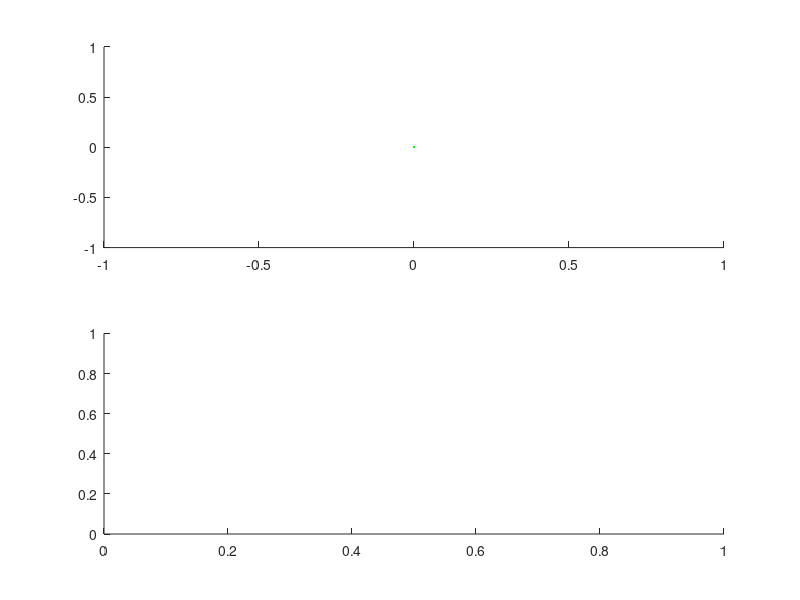

The MATLAB source for this figure: (Note: this script raises an error after producing the figure.)
clc
clear all
close all

subs=[2:8; 23:29]';
blocksetup=[0 0 1;1 0 2; 1 1 3; 1 0 2; 0 0 1];
colors='krg';
markers={'-','-.','--'};

for k=1 %:7
    figure(k)
    clf
    subplot(2,1,1)
    hold on
    for kk=1:3
        plot(0,0,colors(kk))
    end
    subplot(2,1,2)
    hold on
    
    for exnum=[2]
        S=subs(k,exnum);
        load(['./Data/output',num2str(S),'.mat'])
        try
            trials(3).xrot+2;
        catch
            for T=1:480
                trials(T).xrot=rotateProgressError(trials(T).x,trials(T).x(1,:),trials(T).targ);
                trials(T).yrot=rotateProgressError(trials(T).y,trials(T).y(1,:),trials(T).targ);
            end
            save(['./Data/output',num2str(S),'.mat'],'trials','params')
        end
        for T=5:480
            B=floor(T/96)+1;
            if trials(T).targcat~=0
                t=trials(T).t-trials(T).t(1);
                subplot(2,1,1)
                plot(trials(T).xrot(:,1),abs(trials(T).xrot(:,2)),colors(blocksetup(B,3)),'linewidth',.001);
                subplot(2,1,2)
                plot(trials(T).yrot(:,1),abs(trials(T).yrot(:,2)),colors(blocksetup(B,3)),'linewidth',.001);
            end
        end
    end
end

subplot(2,1,1)
legend('No forces','Forces','Forces+Intent')
title('Hand')
axis equal
subplot(2,1,2)
title('Extraction')
axis equal